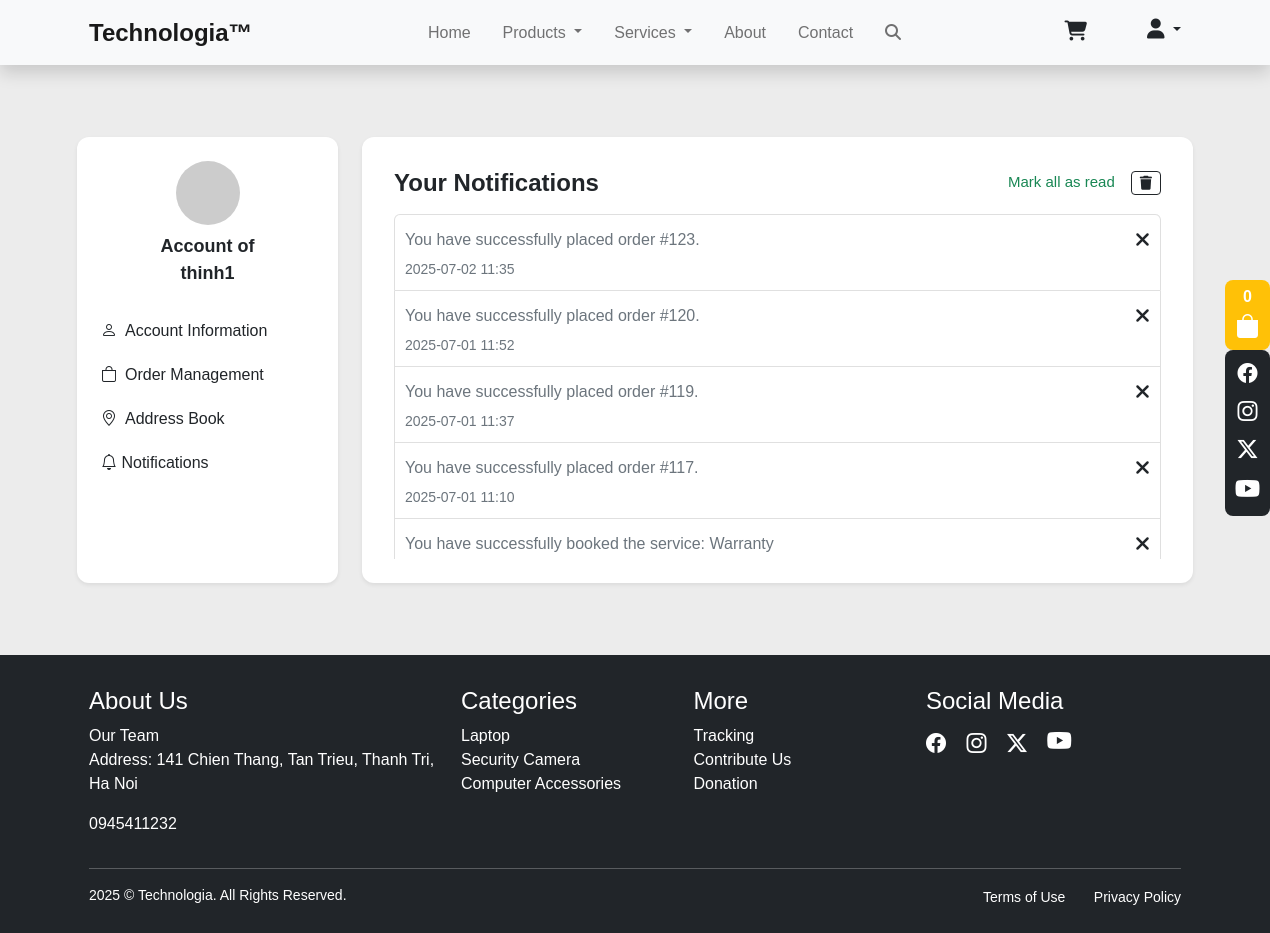
Screenshot of /index.php?act=notification (signed in) with the database file from the repository.
### tables this page shows
CREATE TABLE `notifications` (
  `id` int(11) NOT NULL,
  `user_id` int(11) DEFAULT NULL,
  `type` tinyint(1) NOT NULL COMMENT '0: product, 1: service',
  `content` text DEFAULT NULL,
  `is_read` tinyint(4) DEFAULT 0,
  `created_at` datetime DEFAULT current_timestamp()
);

### module/user-profile/notification.php (the view, shortened to what this page needs)
<?php
require_once(__DIR__ . '/../../db/connect.php');
$username = $_SESSION['username'];
$sql = "SELECT id FROM site_user WHERE username = ?";
$stmt = $conn->prepare($sql);
$stmt->bind_param("s", $username);
$stmt->execute();
$result = $stmt->get_result();
$user = $result->fetch_assoc();
$user_id = $user['id'];
$sql = "SELECT * FROM notifications WHERE user_id = ? ORDER BY created_at DESC";
$stmt = $conn->prepare($sql);
$stmt->bind_param("i", $user_id);
$stmt->execute();
$notifications = $stmt->get_result();
?>
<div class="container py-4">
    <div class="row g-4">
        <div class="col-lg-3">
            <?php include 'user-profile-sidebar.php'; ?>
        </div>
        <div class="col-lg-9">
            <div class="pv-profile-main shadow-sm mt-5 mb-5" style="height: 446px">
                <div class="d-flex justify-content-between align-items-center mb-3">
                    <h4 class="fw-bold mb-0">Your Notifications</h4>
                    <div class="d-flex gap-3">
                        <a href="#" class="text-success" style="font-size:15px;" onclick="markAllAsRead(); return false;">Mark all as read</a>
                        <a href="#" class="btn btn-outline-dark btn-sm d-inline-flex align-items-center gap-1" data-bs-toggle="modal" data-bs-target="#confirmDeleteAllModal">
                            <i class="fa-solid fa-trash"></i>
                        </a>
                    </div>
                </div>
                <?php if ($notifications->num_rows === 0): ?>
                    <div class="text-center py-5">
                        <img src="https://cdn-icons-png.flaticon.com/512/4076/4076549.png" width="100" alt="empty">
                        <div class="text-muted mt-3">You don't have any notifications</div>
                    </div>
                <?php else: ?>
                    <div class="notification-container" style="max-height: 345px; overflow-y: auto;">
                        <ul class="list-group">
                            <?php while ($row = $notifications->fetch_assoc()): ?>
                                <li class="noti-item list-group-item d-flex justify-content-between align-items-start <?= $row['is_read'] ? 'text-muted' : '' ?>"
                                    data-id="<?= $row['id'] ?>">
                                    <div class="d-flex flex-column w-100">
                                        <div class="d-flex align-items-center justify-content-between">
                                            <div class="d-flex align-items-center gap-2">
                                                <div><?= htmlspecialchars($row['content']) ?></div>
                                            </div>
                                            <a href="#" onclick="deleteNotification(<?= $row['id'] ?>, this); return false;" class="text-dark text-decoration-none fs-5 fw-bold"><i class="fa-solid fa-xmark"></i></a>
                                        </div>
                                        <small class="text-muted mt-1"><?= date('Y-m-d H:i', strtotime($row['created_at'])) ?></small>
                                    </div>
                                </li>
                            <?php endwhile; ?>
                        </ul>
                    </div>
                <?php endif; ?>
            </div>
        </div>
    </div>
</div>

### asset/style1.css (style rules this page uses)
html, body { font-family: "poppins", sans-serif; background: #ececec; height: 100%; margin: 0; display: flex; flex-direction: column; }
a { text-decoration: none; color: black; }
.pv-profile-main { background: #fff; border-radius: 12px; padding: 32px 32px 24px 32px; min-height: 420px; }
.noti-item { display: flex; align-items: center; padding: 10px; border-bottom: 1px solid #e0e0e0; }

### rows the page displays
notifications: content "You have successfully placed order #123.", created_at "2025-07-02 11:35"
notifications: content "You have successfully placed order #120.", created_at "2025-07-01 11:52"
notifications: content "You have successfully placed order #119.", created_at "2025-07-01 11:37"
notifications: content "You have successfully placed order #117.", created_at "2025-07-01 11:10"
notifications: content "You have successfully booked the service: Warranty"

### other values shown
$_SESSION['username'] "thinh1"
$totalItems "0"
